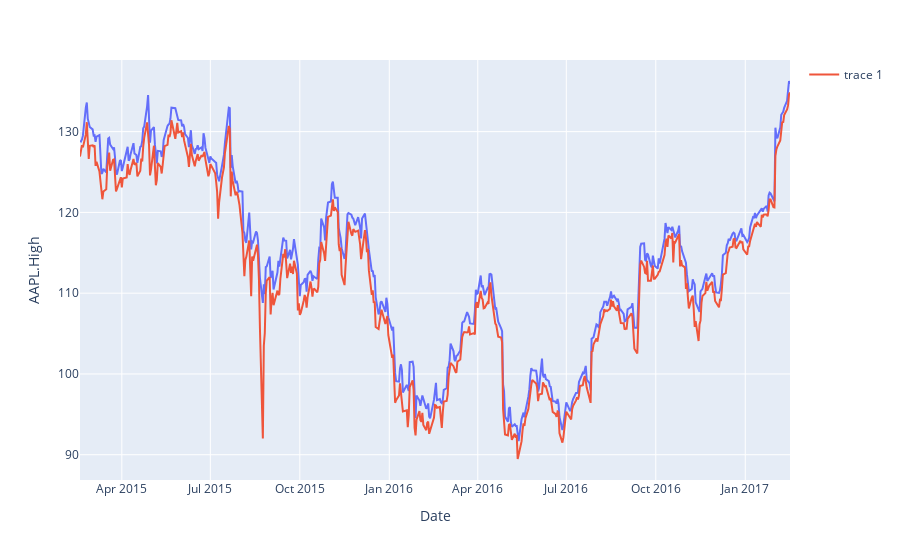

The notebook cell this image was saved under:
### Code cell
# Get some data
df = pd.read_csv(
    "https://raw.githubusercontent.com/plotly/datasets/master/finance-charts-apple.csv"
)

# Plot
fig = px.line(df, x="Date", y="AAPL.High")

# Only thing I figured is - I could do this
fig.add_scatter(x=df["Date"], y=df["AAPL.Low"])  # Not what is desired - need a line

# Show plot
fig.show()

### Figure 1 — Plotly figure (JSON) as saved in the notebook; plotly's stock layout.template omitted (floating-point values rounded to 4 significant figures; data arrays with more than 128 entries replaced by an {"elided": "..."} marker saying what was removed)
{"data": [{"hovertemplate": "Date=%{x}<br>AAPL.High=%{y}<extra></extra>", "legendgroup": "", "line": {"color": "#636efa", "dash": "solid"}, "marker": {"symbol": "circle"}, "mode": "lines", "name": "", "orientation": "v", "showlegend": false, "type": "scatter", "x": {"elided": "506 str values"}, "xaxis": "x", "y": {"elided": "506 float values"}, "yaxis": "y"}, {"type": "scatter", "x": {"elided": "506 str values"}, "y": {"elided": "506 float values"}}], "layout": {"legend": {"tracegroupgap": 0}, "margin": {"t": 60}, "xaxis": {"anchor": "y", "domain": [0, 1], "title": {"text": "Date"}}, "yaxis": {"anchor": "x", "domain": [0, 1], "title": {"text": "AAPL.High"}}}}
